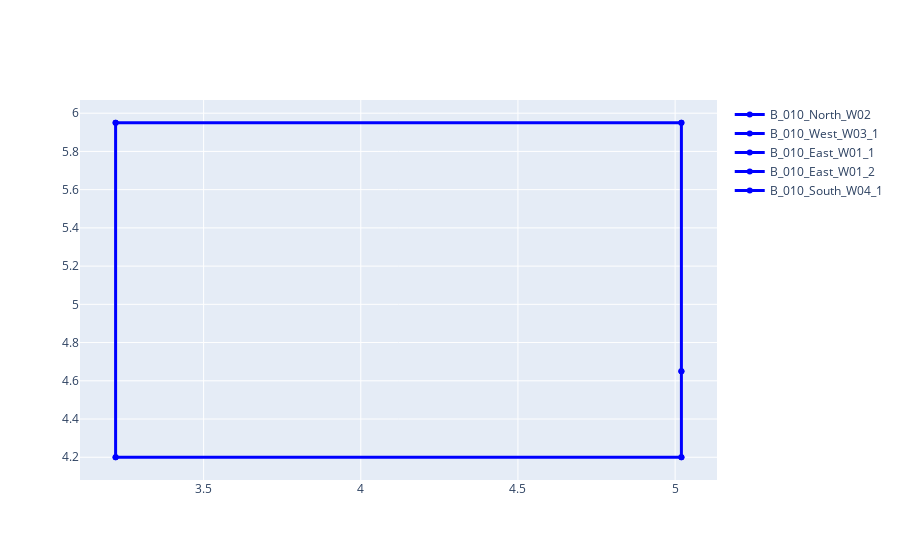

The notebook cell saved with this chart:
### Code cell
td = {i: prepare_line_traces(v, color="blue", label=i) for i,v in ld.items()}

fig = go.Figure()
for trace in td.values():
    fig.add_trace(trace)

fig.show()

### Figure 1 — Plotly figure (JSON) as saved in the notebook; plotly's stock layout.template omitted (floating-point values rounded to 4 significant figures)
{"data": [{"line": {"color": "blue", "width": 3}, "marker": {"color": "blue"}, "mode": "markers+lines", "name": "B_010_North_W02", "type": "scatter", "x": [5.02, 3.22], "y": [5.95, 5.95]}, {"line": {"color": "blue", "width": 3}, "marker": {"color": "blue"}, "mode": "markers+lines", "name": "B_010_West_W03_1", "type": "scatter", "x": [3.22, 3.22], "y": [5.95, 4.2]}, {"line": {"color": "blue", "width": 3}, "marker": {"color": "blue"}, "mode": "markers+lines", "name": "B_010_East_W01_1", "type": "scatter", "x": [5.02, 5.02], "y": [4.65, 5.95]}, {"line": {"color": "blue", "width": 3}, "marker": {"color": "blue"}, "mode": "markers+lines", "name": "B_010_East_W01_2", "type": "scatter", "x": [5.02, 5.02], "y": [4.2, 4.65]}, {"line": {"color": "blue", "width": 3}, "marker": {"color": "blue"}, "mode": "markers+lines", "name": "B_010_South_W04_1", "type": "scatter", "x": [3.22, 5.02], "y": [4.2, 4.2]}], "layout": {}}
